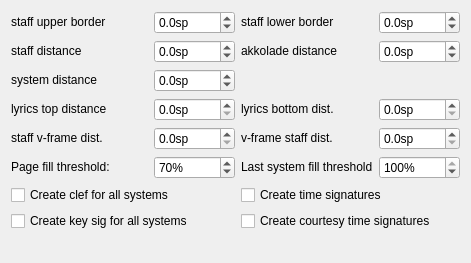
     <widget class="QWidget" name="page2">
      <layout class="QGridLayout">
       <item row="0" column="0">
        <widget class="QLabel" name="label">
         <property name="sizePolicy">
          <sizepolicy hsizetype="Fixed" vsizetype="Fixed">
           <horstretch>0</horstretch>
           <verstretch>0</verstretch>
          </sizepolicy>
         </property>
         <property name="text">
          <string>staff upper border</string>
         </property>
        </widget>
       </item>
       <item row="0" column="1">
        <widget class="QDoubleSpinBox" name="staffUpperBorder">
         <property name="sizePolicy">
          <sizepolicy hsizetype="Preferred" vsizetype="Fixed">
           <horstretch>0</horstretch>
           <verstretch>0</verstretch>
          </sizepolicy>
         </property>
         <property name="suffix">
          <string>sp</string>
         </property>
         <property name="decimals">
          <number>1</number>
         </property>
         <property name="minimum">
          <double>-1000.000000000000000</double>
         </property>
         <property name="maximum">
          <double>1000.000000000000000</double>
         </property>
        </widget>
       </item>
       <item row="0" column="2">
        <widget class="QLabel" name="label_2">
         <property name="sizePolicy">
          <sizepolicy hsizetype="Fixed" vsizetype="Fixed">
           <horstretch>0</horstretch>
           <verstretch>0</verstretch>
          </sizepolicy>
         </property>
         <property name="text">
          <string>staff lower border</string>
         </property>
        </widget>
       </item>
       <item row="0" column="3">
        <widget class="QDoubleSpinBox" name="staffLowerBorder">
         <property name="sizePolicy">
          <sizepolicy hsizetype="Preferred" vsizetype="Fixed">
           <horstretch>0</horstretch>
           <verstretch>0</verstretch>
          </sizepolicy>
         </property>
         <property name="suffix">
          <string>sp</string>
         </property>
         <property name="decimals">
          <number>1</number>
         </property>
         <property name="minimum">
          <double>-1000.000000000000000</double>
         </property>
         <property name="maximum">
          <double>1000.000000000000000</double>
         </property>
        </widget>
       </item>
       <item row="1" column="0">
        <widget class="QLabel" name="label_3">
         <property name="sizePolicy">
          <sizepolicy hsizetype="Fixed" vsizetype="Fixed">
           <horstretch>0</horstretch>
           <verstretch>0</verstretch>
          </sizepolicy>
         </property>
         <property name="text">
          <string>staff distance</string>
         </property>
        </widget>
       </item>
       <item row="1" column="1">
        <widget class="QDoubleSpinBox" name="staffDistance">
         <property name="sizePolicy">
          <sizepolicy hsizetype="Preferred" vsizetype="Fixed">
           <horstretch>0</horstretch>
           <verstretch>0</verstretch>
          </sizepolicy>
         </property>
         <property name="suffix">
          <string>sp</string>
         </property>
         <property name="decimals">
          <number>1</number>
         </property>
         <property name="minimum">
          <double>-1000.000000000000000</double>
         </property>
         <property name="maximum">
          <double>1000.000000000000000</double>
         </property>
        </widget>
       </item>
       <item row="1" column="2">
        <widget class="QLabel" name="label_4">
         <property name="sizePolicy">
          <sizepolicy hsizetype="Fixed" vsizetype="Fixed">
           <horstretch>0</horstretch>
           <verstretch>0</verstretch>
          </sizepolicy>
         </property>
         <property name="text">
          <string>akkolade distance</string>
         </property>
        </widget>
       </item>
       <item row="1" column="3">
        <widget class="QDoubleSpinBox" name="akkoladeDistance">
         <property name="sizePolicy">
          <sizepolicy hsizetype="Preferred" vsizetype="Fixed">
           <horstretch>0</horstretch>
           <verstretch>0</verstretch>
          </sizepolicy>
         </property>
         <property name="suffix">
          <string>sp</string>
         </property>
         <property name="decimals">
          <number>1</number>
         </property>
         <property name="minimum">
          <double>-1000.000000000000000</double>
         </property>
         <property name="maximum">
          <double>1000.000000000000000</double>
         </property>
        </widget>
       </item>
       <item row="2" column="0">
        <widget class="QLabel" name="label_5">
         <property name="sizePolicy">
          <sizepolicy hsizetype="Fixed" vsizetype="Fixed">
           <horstretch>0</horstretch>
           <verstretch>0</verstretch>
          </sizepolicy>
         </property>
         <property name="text">
          <string>system distance</string>
         </property>
        </widget>
       </item>
       <item row="2" column="1">
        <widget class="QDoubleSpinBox" name="systemDistance">
         <property name="sizePolicy">
          <sizepolicy hsizetype="Preferred" vsizetype="Fixed">
           <horstretch>0</horstretch>
           <verstretch>0</verstretch>
          </sizepolicy>
         </property>
         <property name="suffix">
          <string>sp</string>
         </property>
         <property name="decimals">
          <number>1</number>
         </property>
         <property name="minimum">
          <double>-1000.000000000000000</double>
         </property>
         <property name="maximum">
          <double>1000.000000000000000</double>
         </property>
        </widget>
       </item>
       <item row="3" column="0">
        <widget class="QLabel" name="label_34">
         <property name="sizePolicy">
          <sizepolicy hsizetype="Fixed" vsizetype="Fixed">
           <horstretch>0</horstretch>
           <verstretch>0</verstretch>
          </sizepolicy>
         </property>
         <property name="text">
          <string>lyrics top distance</string>
         </property>
        </widget>
       </item>
       <item row="3" column="1">
        <widget class="QDoubleSpinBox" name="lyricsDistance">
         <property name="sizePolicy">
          <sizepolicy hsizetype="Preferred" vsizetype="Fixed">
           <horstretch>0</horstretch>
           <verstretch>0</verstretch>
          </sizepolicy>
         </property>
         <property name="suffix">
          <string>sp</string>
         </property>
         <property name="decimals">
          <number>1</number>
         </property>
        </widget>
       </item>
       <item row="3" column="2">
        <widget class="QLabel" name="label_36">
         <property name="sizePolicy">
          <sizepolicy hsizetype="Fixed" vsizetype="Fixed">
           <horstretch>0</horstretch>
           <verstretch>0</verstretch>
          </sizepolicy>
         </property>
         <property name="text">
          <string>lyrics bottom dist.</string>
         </property>
        </widget>
       </item>
       <item row="3" column="3">
        <widget class="QDoubleSpinBox" name="lyricsMinBottomDistance">
         <property name="sizePolicy">
          <sizepolicy hsizetype="Preferred" vsizetype="Fixed">
           <horstretch>0</horstretch>
           <verstretch>0</verstretch>
          </sizepolicy>
         </property>
         <property name="suffix">
          <string>sp</string>
         </property>
         <property name="decimals">
          <number>1</number>
         </property>
        </widget>
       </item>
       <item row="4" column="0">
        <widget class="QLabel" name="label_40">
         <property name="sizePolicy">
          <sizepolicy hsizetype="Fixed" vsizetype="Fixed">
           <horstretch>0</horstretch>
           <verstretch>0</verstretch>
          </sizepolicy>
         </property>
         <property name="text">
          <string>staff v-frame dist.</string>
         </property>
        </widget>
       </item>
       <item row="4" column="1">
        <widget class="QDoubleSpinBox" name="systemFrameDistance">
         <property name="sizePolicy">
          <sizepolicy hsizetype="Preferred" vsizetype="Fixed">
           <horstretch>0</horstretch>
           <verstretch>0</verstretch>
          </sizepolicy>
         </property>
         <property name="suffix">
          <string>sp</string>
         </property>
         <property name="decimals">
          <number>1</number>
         </property>
        </widget>
       </item>
       <item row="4" column="2">
        <widget class="QLabel" name="label_42">
         <property name="sizePolicy">
          <sizepolicy hsizetype="Fixed" vsizetype="Fixed">
           <horstretch>0</horstretch>
           <verstretch>0</verstretch>
          </sizepolicy>
         </property>
         <property name="text">
          <string>v-frame staff dist.</string>
         </property>
        </widget>
       </item>
       <item row="4" column="3">
        <widget class="QDoubleSpinBox" name="frameSystemDistance">
         <property name="sizePolicy">
          <sizepolicy hsizetype="Preferred" vsizetype="Fixed">
           <horstretch>0</horstretch>
           <verstretch>0</verstretch>
          </sizepolicy>
         </property>
         <property name="suffix">
          <string>sp</string>
         </property>
         <property name="decimals">
          <number>1</number>
         </property>
        </widget>
       </item>
       <item row="5" column="0">
        <widget class="QLabel" name="label_6">
         <property name="sizePolicy">
          <sizepolicy hsizetype="Fixed" vsizetype="Fixed">
           <horstretch>0</horstretch>
           <verstretch>0</verstretch>
          </sizepolicy>
         </property>
         <property name="text">
          <string>Page fill threshold:</string>
         </property>
        </widget>
       </item>
       <item row="5" column="1">
        <widget class="QDoubleSpinBox" name="pageFillThreshold">
         <property name="sizePolicy">
          <sizepolicy hsizetype="Preferred" vsizetype="Fixed">
           <horstretch>0</horstretch>
           <verstretch>0</verstretch>
          </sizepolicy>
         </property>
         <property name="suffix">
          <string>%</string>
         </property>
         <property name="decimals">
          <number>0</number>
         </property>
         <property name="minimum">
          <double>0.000000000000000</double>
         </property>
         <property name="maximum">
          <double>100.000000000000000</double>
         </property>
         <property name="value">
          <double>70.000000000000000</double>
         </property>
        </widget>
       </item>
       <item row="5" column="2">
        <widget class="QLabel" name="label_7">
         <property name="sizePolicy">
          <sizepolicy hsizetype="Fixed" vsizetype="Fixed">
           <horstretch>0</horstretch>
           <verstretch>0</verstretch>
          </sizepolicy>
         </property>
         <property name="text">
          <string>Last system fill threshold</string>
         </property>
        </widget>
       </item>
       <item row="5" column="3">
        <widget class="QDoubleSpinBox" name="lastSystemFillThreshold">
         <property name="sizePolicy">
          <sizepolicy hsizetype="Preferred" vsizetype="Fixed">
           <horstretch>0</horstretch>
           <verstretch>0</verstretch>
          </sizepolicy>
         </property>
         <property name="suffix">
          <string>%</string>
         </property>
         <property name="decimals">
          <number>0</number>
         </property>
         <property name="maximum">
          <double>100.000000000000000</double>
         </property>
         <property name="value">
          <double>100.000000000000000</double>
         </property>
        </widget>
       </item>
       <item row="6" column="0" colspan="2">
        <widget class="QCheckBox" name="genClef">
         <property name="sizePolicy">
          <sizepolicy hsizetype="Fixed" vsizetype="Fixed">
           <horstretch>0</horstretch>
           <verstretch>0</verstretch>
          </sizepolicy>
         </property>
         <property name="text">
          <string>Create clef for all systems</string>
         </property>
        </widget>
       </item>
       <item row="6" column="2" colspan="2">
        <widget class="QCheckBox" name="genTimesig">
         <property name="sizePolicy">
          <sizepolicy hsizetype="Fixed" vsizetype="Fixed">
           <horstretch>0</horstretch>
           <verstretch>0</verstretch>
          </sizepolicy>
         </property>
         <property name="text">
          <string>Create time signatures</string>
         </property>
        </widget>
       </item>
       <item row="7" column="0" colspan="2">
        <widget class="QCheckBox" name="genKeysig">
         <property name="sizePolicy">
          <sizepolicy hsizetype="Fixed" vsizetype="Fixed">
           <horstretch>0</horstretch>
           <verstretch>0</verstretch>
          </sizepolicy>
         </property>
         <property name="text">
          <string>Create key sig for all systems</string>
         </property>
        </widget>
       </item>
       <item row="7" column="2" colspan="2">
        <widget class="QCheckBox" name="genCourtesyTimesig">
         <property name="sizePolicy">
          <sizepolicy hsizetype="Fixed" vsizetype="Fixed">
           <horstretch>0</horstretch>
           <verstretch>0</verstretch>
          </sizepolicy>
         </property>
         <property name="text">
          <string>Create courtesy time signatures</string>
         </property>
        </widget>
       </item>
       <item row="8" column="0">
        <spacer>
         <property name="orientation">
          <enum>Qt::Vertical</enum>
         </property>
         <property name="sizeHint" stdset="0">
          <size>
           <width>137</width>
           <height>21</height>
          </size>
         </property>
        </spacer>
       </item>
      </layout>
     </widget>
